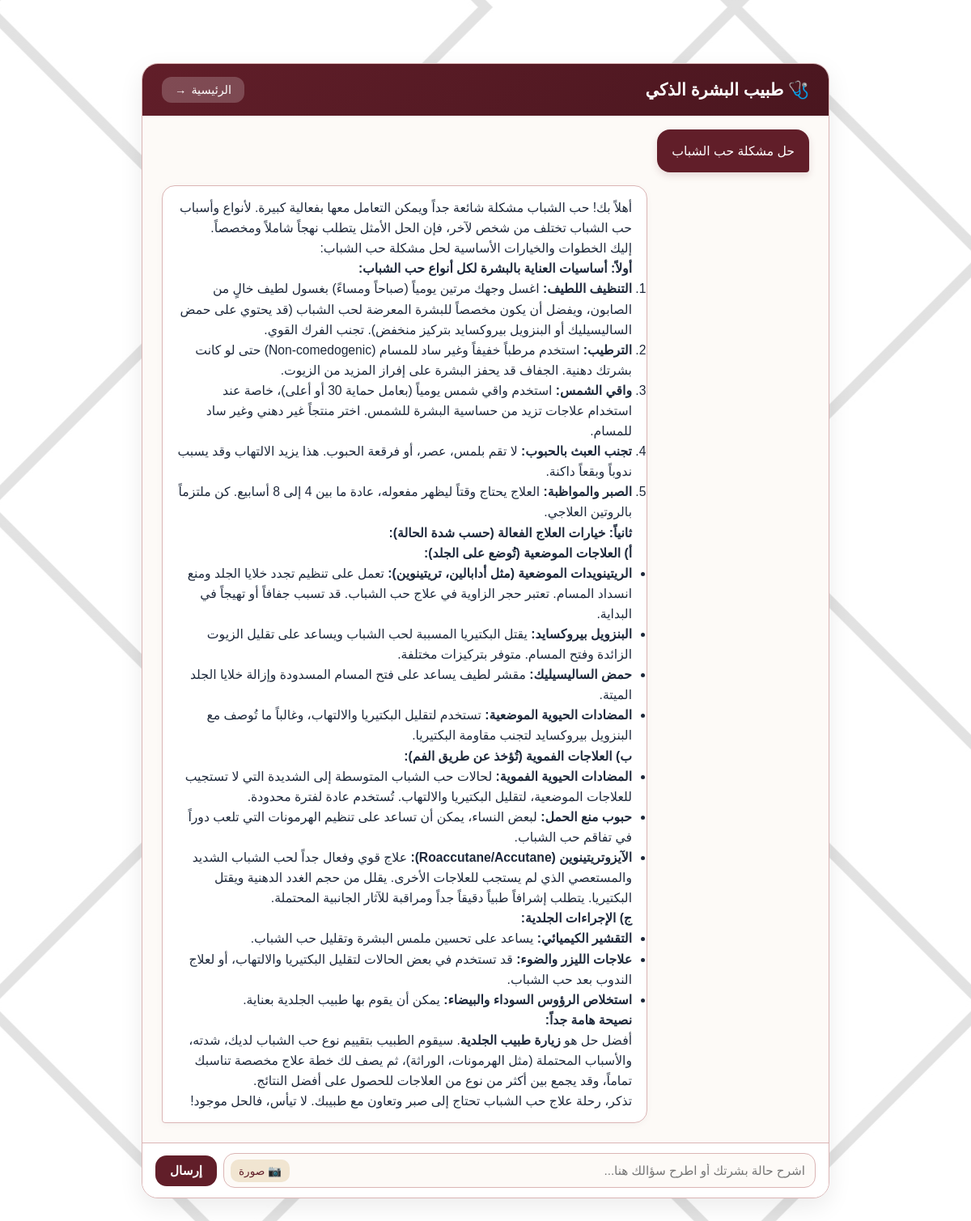
The page /chat/116/ on the database its author committed.
### skincare/models.py (models this page shows, shortened)
class ChatMessage(models.Model):
    session = models.ForeignKey(ChatSession, on_delete=models.CASCADE, related_name='messages', verbose_name="جلسة المحادثة")
    SENDER_CHOICES = [
        ('user', 'المريض'),
        ('ai', 'الذكاء الاصطناعي'),
    ]
    sender = models.CharField(max_length=10, choices=SENDER_CHOICES, verbose_name="المرسل")
    text_content = models.TextField(null=True, blank=True, verbose_name="نص الرسالة")
    image = models.ImageField(upload_to='chat_images/', null=True, blank=True, verbose_name="الصورة المرفقة")
    timestamp = models.DateTimeField(auto_now_add=True, verbose_name="توقيت الرسالة")
    class Meta:
        verbose_name = "رسالة"
        verbose_name_plural = "رسائل المحادثات"
        ordering = ['timestamp']

### skincare/views.py (the view, shortened to what this page needs)
# urls.py: path('chat/', views.skin_chat_bot, name='skin_chat_new'),
def skin_chat_bot(request, session_id=None):
    api_key = os.getenv('GOOGLE_API_KEY') or os.getenv('CHATBOT_API_KEY')
    if api_key:
        genai.configure(api_key=api_key.strip())
    if session_id:
        chat_session = ChatSession.objects.filter(id=session_id).first()
        if not chat_session:
            return redirect('skin_chat_new')
    elif request.user.is_authenticated:
        chat_session = ChatSession.objects.filter(user=request.user).order_by('-created_at').first()
        if not chat_session:
            chat_session = ChatSession.objects.create(user=request.user)
    all_messages = chat_session.messages.all().order_by('timestamp')
    return render(request, 'skin_chat.html', {
        'chat_session': chat_session,
        'all_messages': all_messages
    })

### templates/skin_chat.html (shortened to what this page needs)
{% load static %}
<!DOCTYPE html>
<html lang="ar" dir="rtl">
<head>
     <link rel="stylesheet" href="{% static 'style.css' %}" />
</head>
<body class="chat-page">
    <div class="chat-container">
        <div class="chat-header">
            <h2>🩺 طبيب البشرة الذكي</h2>
            <a href="{% url 'home' %}" class="back-btn">
                <span>الرئيسية</span> →
            </a>
        </div>
        <div class="chat-messages" id="chatMessages">
            {% for msg in all_messages %}
                <div class="message {{ msg.sender }}">
                    {% if msg.text_content %}
                        <p>{{ msg.text_content|safe }}</p>
                    {% endif %}
                </div>
            {% empty %}
                <div class="message ai">
                    مرحباً بك! أنا مستشارك الذكي للعناية بالبشرة. كيف يمكنني مساعدتك اليوم؟ يمكنك كتابة استفسارك أو إرفاق صورة لحالتك.
                </div>
            {% endfor %}
        </div>
       <form class="chat-form" method="POST" enctype="multipart/form-data">
    <div class="input-group">
        <input type="text" name="message_text" placeholder="اشرح حالة بشرتك أو اطرح سؤالك هنا..." autocomplete="off">
        <label class="file-label">
            📷 صورة
        </label>
    </div>
    <button type="submit" class="send-btn">إرسال</button>
</form>
    </div>
</body>
</html>

### static/style.css (style rules this page uses)
:root { --primary-color: #f1e5d1; --secondary-color: #dbb5b5; --thirtly-color: #c39898; --fourthly-color: #987070; --text-color: #000000; --white: #ffffff; --transition: all 0.3s ease; }
* { margin: 0; padding: 0; box-sizing: border-box; font-family: 'Gill Sans', 'Gill Sans MT', Calibri, 'Trebuchet MS', sans-serif; }
html { scroll-behavior: smooth; }
body { direction: rtl; height: auto; overflow-x: hidden; }
body.chat-page { background-color: #fcf9f6; background-image: url('/static/image/pattern.jpg'); background-repeat: repeat; background-position: center; color: #2c3e50; display: flex; justify-content: center; align-items: center; min-height: 100vh; padding: 20px; box-sizing: border-box; }
.chat-container { width: 100%; max-width: 850px; height: 90vh; background: #ffffff; border-radius: 20px; box-shadow: 0 10px 30px rgba(0, 0, 0, 0.08); display: flex; flex-direction: column; overflow: hidden; border: 1px solid #dbb5b5; }
.chat-header { background: linear-gradient(135deg, #611e29, #4a161f); color: white; padding: 16px 24px; display: flex; align-items: center; justify-content: space-between; box-shadow: 0 4px 12px rgba(97, 30, 41, 0.2); }
.chat-header h2 { font-size: 1.3rem; font-weight: 700; display: flex; align-items: center; gap: 10px; }
.back-btn { background: rgba(255, 255, 255, 0.2); color: white; text-decoration: none; padding: 8px 16px; border-radius: 12px; font-size: 0.9rem; font-weight: 500; transition: all 0.2s ease; display: flex; align-items: center; gap: 6px; }
.chat-messages { flex: 1; padding: 24px; overflow-y: auto; display: flex; flex-direction: column; gap: 16px; background-color: #fdfaf7; }
.message { max-width: 75%; padding: 14px 18px; border-radius: 16px; font-size: 0.98rem; line-height: 1.6; word-wrap: break-word; }
.message.user { align-self: flex-start; background-color: #611e29; color: white; border-bottom-right-radius: 4px; box-shadow: 0 4px 10px rgba(97, 30, 41, 0.15); }
.message.ai { align-self: flex-end; background-color: #ffffff; color: #1e293b; border: 1px solid #dbb5b5; border-bottom-left-radius: 4px; box-shadow: 0 2px 8px rgba(0, 0, 0, 0.04); }
.chat-form { padding: 12px 16px; background: #ffffff; border-top: 1px solid #dbb5b5; display: flex; gap: 8px; align-items: center; width: 100%; box-sizing: border-box; }
.input-group { flex: 1; min-width: 0; display: flex; align-items: center; background: #fdfaf7; border-radius: 14px; padding: 4px 8px; border: 1px solid #dbb5b5; transition: border-color 0.2s; gap: 6px; }
.input-group input[type="text"] { flex: 1; min-width: 0; border: none; background: transparent; padding: 8px 4px; font-size: 0.95rem; outline: none; color: #334155; }
.file-label { cursor: pointer; padding: 6px 10px; background: #f1e5d1; border-radius: 10px; font-size: 0.85rem; color: #611e29; transition: background 0.2s; flex-shrink: 0; white-space: nowrap; display: flex; align-items: center; gap: 4px; }
.send-btn { background: #611e29; color: white; border: none; padding: 10px 18px; border-radius: 14px; font-size: 0.95rem; font-weight: 700; cursor: pointer; transition: all 0.2s; flex-shrink: 0; white-space: nowrap; }

### rows shown on the page
ChatMessage: text_content "حل مشكلة حب الشباب"
ChatMessage: text_content "أهلاً بك! حب الشباب مشكلة شائعة جداً ويمكن التعامل معها بفعالية كبيرة. لأنواع وأسباب حب الشباب تختلف من شخص لآخر، فإن الحل الأمثل يتطلب نهجاً شاملاً ومخصصاً. إليك الخطوات والخيارات الأساسية لحل مشكلة حب الشباب: أولاً: أساسيات العناية بالبشرة لكل أنواع حب الشباب: التنظيف اللطيف: اغسل وجهك مرتين يومياً (صباحاً ومساءً) بغسول لطيف خالٍ من الصابون، ويفضل أن يكون مخصصاً للبشرة المعرضة لحب الشباب (قد يحتوي على حمض الساليسيليك أو البنزويل بيروكسايد بتركيز منخفض). تجنب الفرك القوي. الترطيب: استخدم مرطباً خفيفاً وغير ساد للمسام (Non-comedogenic) حتى لو كانت بشرتك دهنية. الجفاف قد يحفز البشرة على إفراز المزيد من الزيوت. واقي الشمس: استخدم واقي شمس يومياً (بعامل حماية 30 أو أعلى)، خاصة عند استخدام…"
